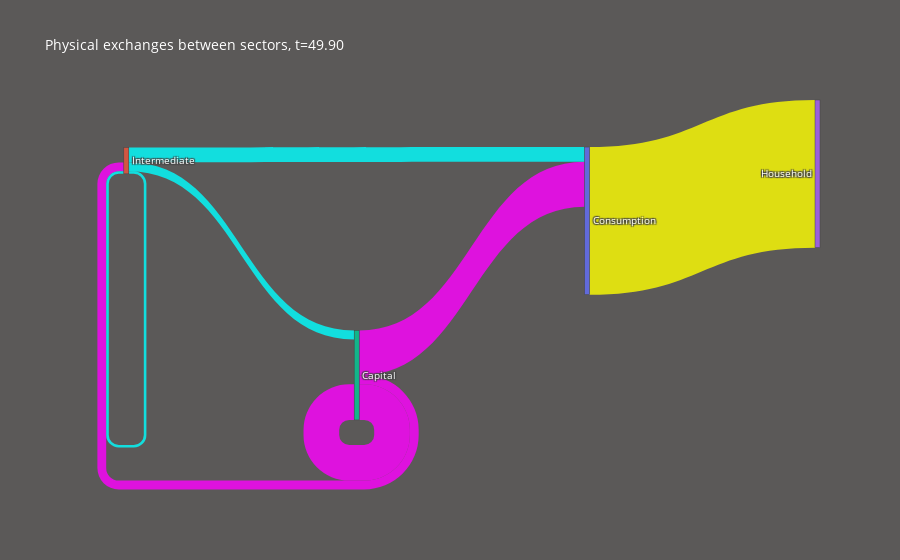
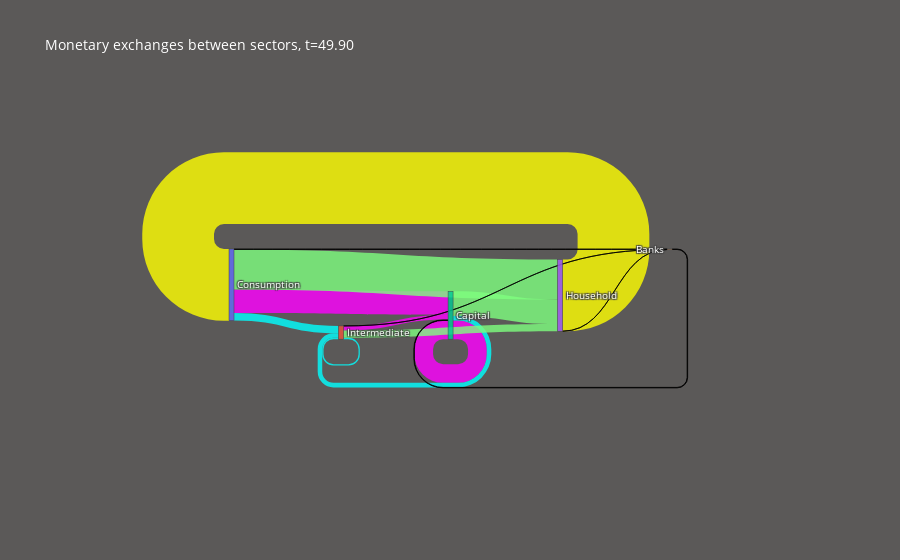

Notebook code cell kept with these figures, in order:
### Code cell
Sankey(hub,t=50,idx=0,Region=0)

### Figure 1 — Plotly figure (JSON) as saved in the notebook; plotly's stock layout.template omitted (floating-point values rounded to 4 significant figures)
{"data": [{"link": {"color": ["rgba(255,  0,255, 0.8)", "rgba(255,  0,255, 0.8)", "rgba(255,  0,255, 0.8)", "rgba(255,  0,255, 0.8)", "rgba(255,  0,255, 0.8)", "rgba(255,  0,255, 0.8)", "rgba(255,  0,255, 0.8)", "rgba(255,  0,255, 0.8)", "rgba(255,  0,255, 0.8)", "rgba(  0,255,255, 0.8)", "rgba(  0,255,255, 0.8)", "rgba(  0,255,255, 0.8)", "rgba(  0,255,255, 0.8)", "rgba(  0,255,255, 0.8)", "rgba(  0,255,255, 0.8)", "rgba(  0,255,255, 0.8)", "rgba(  0,255,255, 0.8)", "rgba(  0,255,255, 0.8)", "rgba(255,255,  0, 0.8)", "rgba(255,255,  0, 0.8)", "rgba(255,255,  0, 0.8)"], "source": [0, 0, 0, 1, 1, 1, 2, 2, 2, 0, 0, 0, 1, 1, 1, 2, 2, 2, 0, 1, 2], "target": [0, 1, 2, 0, 1, 2, 0, 1, 2, 0, 1, 2, 0, 1, 2, 0, 1, 2, 3, 3, 3], "value": [0, 0, 0, 0, 0, 0, 1.067, 0.2086, 0.8459, 0, 0, 0, 0.3486, 0.06169, 0.2142, 0, 0, 0, 3.501, 0, 0]}, "node": {"label": ["Consumption", "Intermediate", "Capital", "Household"], "pad": 50, "thickness": 5}, "type": "sankey"}], "layout": {"font": {"color": "white", "size": 10}, "hovermode": "x", "paper_bgcolor": "#5B5958", "title": {"text": "Physical exchanges between sectors, t=49.90"}}}

### Figure 2 — Plotly figure (JSON) as saved in the notebook; plotly's stock layout.template omitted (floating-point values rounded to 4 significant figures)
{"data": [{"link": {"color": ["rgba(255,  0,255, 0.8)", "rgba(255,  0,255, 0.8)", "rgba(255,  0,255, 0.8)", "rgba(255,  0,255, 0.8)", "rgba(255,  0,255, 0.8)", "rgba(255,  0,255, 0.8)", "rgba(255,  0,255, 0.8)", "rgba(255,  0,255, 0.8)", "rgba(255,  0,255, 0.8)", "rgba(  0,255,255, 0.8)", "rgba(  0,255,255, 0.8)", "rgba(  0,255,255, 0.8)", "rgba(  0,255,255, 0.8)", "rgba(  0,255,255, 0.8)", "rgba(  0,255,255, 0.8)", "rgba(  0,255,255, 0.8)", "rgba(  0,255,255, 0.8)", "rgba(  0,255,255, 0.8)", "rgba(255,255,  0, 0.8)", "rgba(255,255,  0, 0.8)", "rgba(255,255,  0, 0.8)", "rgba(127,255,127, 0.8)", "rgba(127,255,127, 0.8)", "rgba(127,255,127, 0.8)", "rgba(0,0,0, 0.8)", "rgba(0,0,0, 0.8)", "rgba(0,0,0, 0.8)", "rgba(0,0,0, 0.8)"], "source": [0, 0, 0, 1, 1, 1, 2, 2, 2, 0, 0, 0, 1, 1, 1, 2, 2, 2, 3, 3, 3, 0, 1, 2, 0, 1, 4, 3], "target": [0, 1, 2, 0, 1, 2, 0, 1, 2, 0, 1, 2, 0, 1, 2, 0, 1, 2, 0, 1, 2, 3, 3, 3, 4, 4, 2, 4], "value": [0, 0, 2.049, 0, 0, 0.4009, 0, 0, 1.625, 0, 0.6424, 0, 0, 0.1137, 0, 0, 0.3948, 0, 6.238, 0, 0, 3.482, 0.6163, 2.14, 0.03785, 0.006047, 0.0439, 5.995e-18]}, "node": {"label": ["Consumption", "Intermediate", "Capital", "Household", "Banks"], "pad": 50, "thickness": 5}, "type": "sankey"}], "layout": {"font": {"color": "white", "size": 10}, "hovermode": "x", "paper_bgcolor": "#5B5958", "title": {"text": "Monetary exchanges between sectors, t=49.90"}}}
